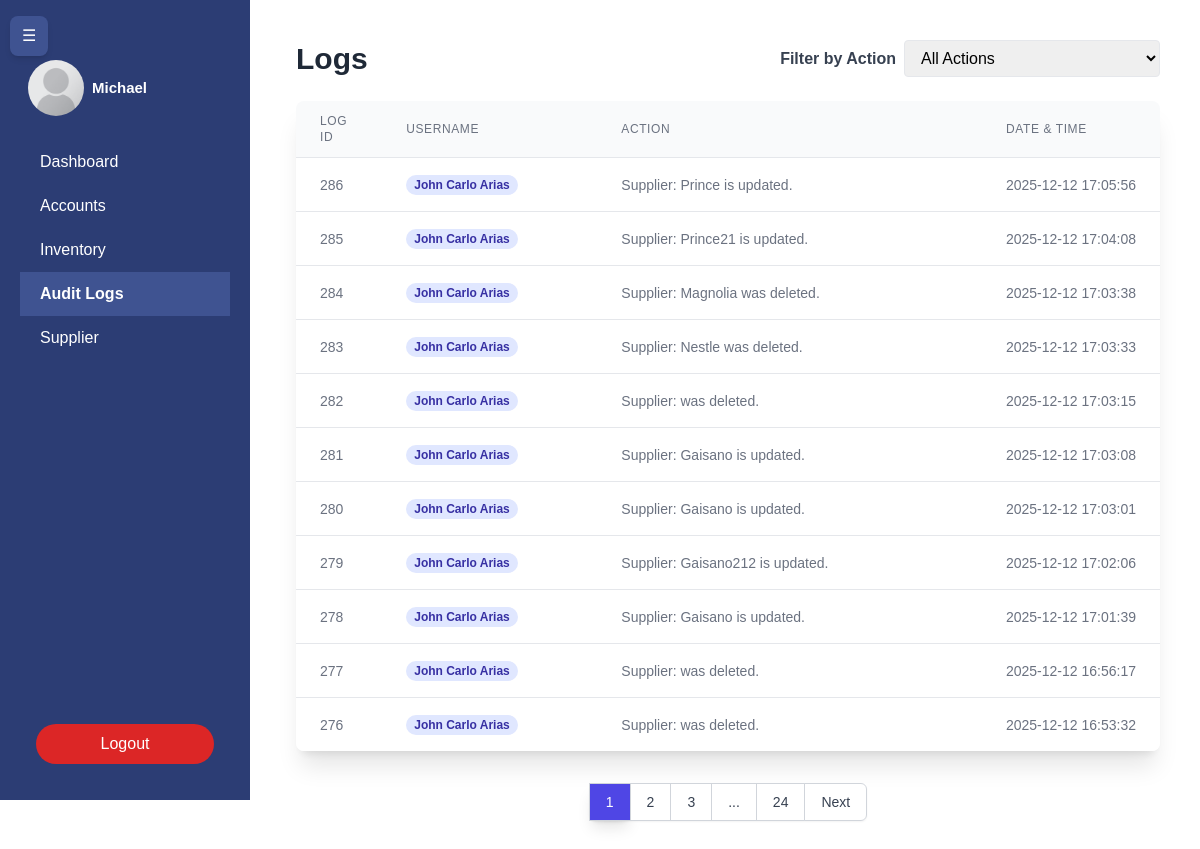
Before: /user/admin/logs.php (signed in) with the older database file.
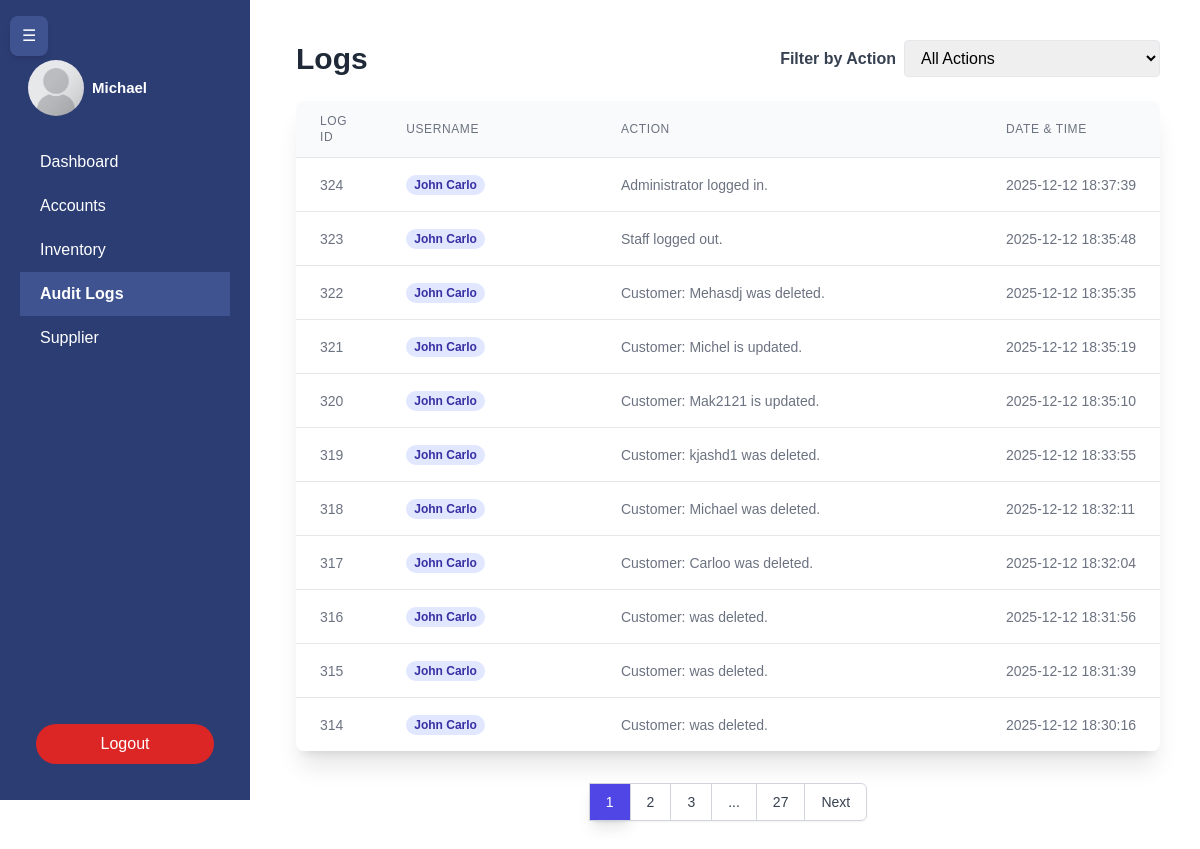
After: the same page with the newer database file.
### tables this page shows
CREATE TABLE `audit_logs` (
  `id` int(11) NOT NULL,
  `user_id` int(11) NOT NULL,
  `action` varchar(255) NOT NULL,
  `date_time` datetime NOT NULL
);

CREATE TABLE `users` (
  `id` int(11) NOT NULL,
  `name` varchar(45) DEFAULT NULL,
  `email` varchar(45) NOT NULL,
  `password_hash` varchar(255) NOT NULL,
  `roles` enum('admin','staff') NOT NULL,
  `is_deleted` tinyint(1) NOT NULL
);

### db.php (called while the page is built, shortened)
<?php
$initial_margin_class = (isset($_SESSION['sidebar_initial_state']) && $_SESSION['sidebar_initial_state'] == 'collapsed') ? 'ml-16' : 'ml-64';
?>

### backend/audit.php (called while the page is built, shortened)
<?php
include "../../db.php";
$records_per_page = 11;
$current_page = (isset($_GET['page']) && is_numeric($_GET['page'])) ? (int) $_GET['page'] : 1;
$where = '';
$total_records_query = "SELECT COUNT(*) FROM audit_logs a JOIN USERS u ON a.user_id = u.id" . $where;
$stmt_count = $conn->prepare($total_records_query);
$stmt_count->execute();
$total_records = $stmt_count->fetchColumn();
$total_pages = ceil($total_records / $records_per_page);
$offset = ($current_page - 1) * $records_per_page;
$audit_logs_query = "
    SELECT a.id, a.action, u.name, a.date_time, u.roles FROM
    audit_logs a
    JOIN USERS u ON a.user_id = u.id
    " . $where . "
    ORDER BY a.date_time DESC
    LIMIT :limit OFFSET :offset";
$stmt = $conn->prepare($audit_logs_query);
$stmt->bindParam(':limit', $records_per_page, PDO::PARAM_INT);
$stmt->bindParam(':offset', $offset, PDO::PARAM_INT);
$stmt->execute();
$logs = $stmt->fetchAll();
$filter_param = '';
?>

### user/admin/logs.php (the view, shortened to what the changed rows need)
<?php
include "../../backend/audit.php";
?>
<!DOCTYPE html>
<html lang="en">
<head>
    <link rel="stylesheet" href="../../css/admin.css">
    <script src="https://cdn.tailwindcss.com"></script>
</head>
<body>
    <div class="ml-64 p-10 <?= $initial_margin_class ?> fade-in-content">
        <div class="flex justify-between items-center mb-6">
            <h1 class="text-3xl font-bold text-gray-800">Logs</h1>
        </div>
        <div class="bg-white rounded-lg shadow-xl overflow-x-auto">
            <table class="min-w-full divide-y divide-gray-200" style="table-layout: fixed;">
                <thead class="bg-gray-50">
                    <tr>
                        <th class="px-6 py-3 text-left text-xs font-medium text-gray-500 uppercase tracking-wider"
                            style="width: 10%;">Log ID</th>
                        <th class="px-6 py-3 text-left text-xs font-medium text-gray-500 uppercase tracking-wider"
                            style="width: 25%;">Username</th>
                        <th class="px-6 py-3 text-left text-xs font-medium text-gray-500 uppercase tracking-wider"
                            style="width: 45%;">Action</th>
                        <th class="px-6 py-3 text-left text-xs font-medium text-gray-500 uppercase tracking-wider"
                            style="width: 20%;">Date & Time</th>
                    </tr>
                </thead>
                <tbody class="bg-white divide-y divide-gray-200">
                    <?php foreach ($logs as $log): ?>
                        <tr class="transition duration-150 hover:bg-gray-50 hover:shadow-md">
                            <td class="px-6 py-4 whitespace-nowrap text-sm text-gray-500">
                                <?php echo htmlspecialchars($log['id']); ?></td>
                            <td class="px-6 py-4 whitespace-nowrap text-sm text-gray-500"><span
                                    class="px-2 inline-flex text-xs leading-5 font-semibold rounded-full
                        <?php echo ($log['roles'] == 'admin') ? 'bg-indigo-100 text-indigo-800' : 'bg-green-100 text-green-800'; ?> transition duration-150 hover:scale-[1.05]">
                                    <?php echo htmlspecialchars($log['name']); ?>
                                </span></td>
                            <td class="px-6 py-4 text-sm text-gray-500 whitespace-normal break-words">
                                <?php echo htmlspecialchars($log['action']); ?></td>
                            <td class="px-6 py-4 whitespace-nowrap text-sm text-gray-500">
                                <?php echo htmlspecialchars($log['date_time']); ?></td>
                        </tr>
                    <?php endforeach; ?>
                </tbody>
            </table>
        </div>
        <div class="mt-8 flex justify-center">
            <nav class="relative z-0 inline-flex rounded-md shadow-sm -space-x-px" aria-label="Pagination">
                <?php
                $max_links = 3;
                $start_page = max(1, $current_page - floor($max_links / 2));
                $end_page = min($total_pages, $current_page + floor($max_links / 2));
                if ($end_page - $start_page + 1 < $max_links) {
                    if ($start_page > 1) {
                        $start_page = max(1, $start_page - ($max_links - ($end_page - $start_page + 1)));
                    } elseif ($end_page < $total_pages) {
                        $end_page = min($total_pages, $end_page + ($max_links - ($end_page - $start_page + 1)));
                    }
                }
                ?>
                        <?php
                for ($i = $start_page; $i <= $end_page; $i++): ?>
                    <a href="?page=<?php echo $i . $filter_param; ?>"
                       class="<?php echo ($i == $current_page) ? 'bg-indigo-600 text-white shadow-lg' : 'bg-white text-gray-700 hover:bg-gray-100'; ?>
                        relative inline-flex items-center px-4 py-2 border border-gray-300 text-sm font-medium transition duration-150">
                        <?php echo $i; ?>
                    </a>
                <?php endfor; ?>
                <?php
                if ($end_page < $total_pages) {
                    if ($end_page < $total_pages - 1) {
                        ?>
                        <span class="relative inline-flex items-center px-4 py-2 border border-gray-300 bg-white text-gray-700 text-sm font-medium">...</span>
                        <?php
                    }
                    ?>
                    <a href="?page=<?php echo $total_pages . $filter_param; ?>" class="bg-white text-gray-700 hover:bg-gray-100 relative inline-flex items-center px-4 py-2 border border-gray-300 text-sm font-medium transition duration-150"><?php echo $total_pages; ?></a>
                    <?php
                }
                ?>
                <?php if ($current_page < $total_pages): ?>
                    <a href="?page=<?php echo $current_page + 1 . $filter_param; ?>"
                        class="relative inline-flex items-center px-4 py-2 border border-gray-300 text-sm font-medium rounded-r-md text-gray-700 bg-white hover:bg-indigo-500 hover:text-white transition duration-150">
                        Next
                    </a>
                <?php endif; ?>
            </nav>
        </div>
</body>
</html>

Changed rows visible on the page:
no longer on this page (row unchanged): audit_logs: id "286", user.name "John Carlo Arias", action "Supplier: Prince is updated.", date_time "2025-12-12 17:05:56"
no longer on this page (row unchanged): audit_logs: id "285", user.name "John Carlo Arias", action "Supplier: Prince21 is updated.", date_time "2025-12-12 17:04:08"
no longer on this page (row unchanged): audit_logs: id "284", user.name "John Carlo Arias", action "Supplier: Magnolia was deleted.", date_time "2025-12-12 17:03:38"
no longer on this page (row unchanged): audit_logs: id "283", user.name "John Carlo Arias", action "Supplier: Nestle was deleted.", date_time "2025-12-12 17:03:33"
no longer on this page (row unchanged): audit_logs: id "282", user.name "John Carlo Arias", action "Supplier: was deleted.", date_time "2025-12-12 17:03:15"
no longer on this page (row unchanged): audit_logs: id "281", user.name "John Carlo Arias", action "Supplier: Gaisano is updated.", date_time "2025-12-12 17:03:08"
no longer on this page (row unchanged): audit_logs: id "280", user.name "John Carlo Arias", action "Supplier: Gaisano is updated.", date_time "2025-12-12 17:03:01"
no longer on this page (row unchanged): audit_logs: id "279", user.name "John Carlo Arias", action "Supplier: Gaisano212 is updated.", date_time "2025-12-12 17:02:06"
no longer on this page (row unchanged): audit_logs: id "278", user.name "John Carlo Arias", action "Supplier: Gaisano is updated.", date_time "2025-12-12 17:01:39"
no longer on this page (row unchanged): audit_logs: id "277", user.name "John Carlo Arias", action "Supplier: was deleted.", date_time "2025-12-12 16:56:17"
no longer on this page (row unchanged): audit_logs: id "276", user.name "John Carlo Arias", action "Supplier: was deleted.", date_time "2025-12-12 16:53:32"
added audit_logs: id "324", user.name "John Carlo", action "Administrator logged in.", date_time "2025-12-12 18:37:39"
added audit_logs: id "323", user.name "John Carlo", action "Staff logged out.", date_time "2025-12-12 18:35:48"
added audit_logs: id "322", user.name "John Carlo", action "Customer: Mehasdj was deleted.", date_time "2025-12-12 18:35:35"
added audit_logs: id "321", user.name "John Carlo", action "Customer: Michel is updated.", date_time "2025-12-12 18:35:19"
added audit_logs: id "320", user.name "John Carlo", action "Customer: Mak2121 is updated.", date_time "2025-12-12 18:35:10"
added audit_logs: id "319", user.name "John Carlo", action "Customer: kjashd1 was deleted.", date_time "2025-12-12 18:33:55"
added audit_logs: id "318", user.name "John Carlo", action "Customer: Michael was deleted.", date_time "2025-12-12 18:32:11"
added audit_logs: id "317", user.name "John Carlo", action "Customer: Carloo was deleted.", date_time "2025-12-12 18:32:04"
added audit_logs: id "316", user.name "John Carlo", action "Customer: was deleted.", date_time "2025-12-12 18:31:56"
added audit_logs: id "315", user.name "John Carlo", action "Customer: was deleted.", date_time "2025-12-12 18:31:39"
added audit_logs: id "314", user.name "John Carlo", action "Customer: was deleted.", date_time "2025-12-12 18:30:16"
Other visible differences:
$total_pages: "24" → "27"
